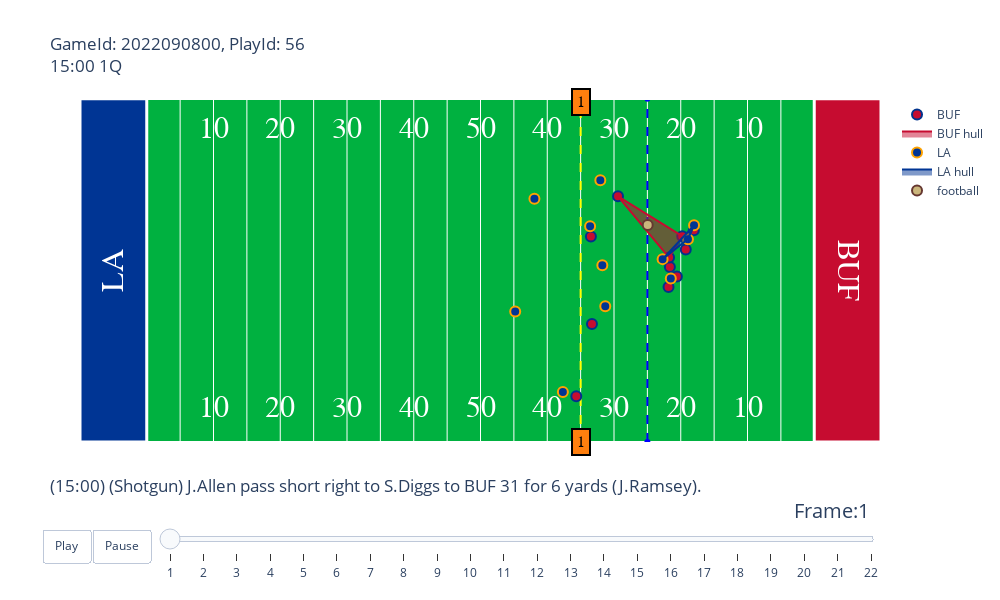

Source (notebook cell):
### Code cell
animate_play(games_df,week_1,play_df,players_df,2022090800,56,hull=True)

### Figure 1 — Plotly figure (JSON) as saved in the notebook; plotly's stock layout.template omitted (floating-point values rounded to 4 significant figures)
{"data": [{"hoverinfo": "none", "mode": "text", "showlegend": false, "text": ["10", "20", "30", "40", "50", "40", "30", "20", "10"], "textfont": {"color": "#ffffff", "family": "Courier New, monospace", "size": 30}, "type": "scatter", "x": [20, 30, 40, 50, 60, 70, 80, 90, 100], "y": [5, 5, 5, 5, 5, 5, 5, 5, 5]}, {"hoverinfo": "none", "mode": "text", "showlegend": false, "text": ["10", "20", "30", "40", "50", "40", "30", "20", "10"], "textfont": {"color": "#ffffff", "family": "Courier New, monospace", "size": 30}, "type": "scatter", "x": [20, 30, 40, 50, 60, 70, 80, 90, 100], "y": [48.5, 48.5, 48.5, 48.5, 48.5, 48.5, 48.5, 48.5, 48.5]}, {"hoverinfo": "none", "line": {"color": "blue", "dash": "dash"}, "showlegend": false, "type": "scatter", "x": [85, 85], "y": [0, 53.5]}, {"hoverinfo": "none", "line": {"color": "yellow", "dash": "dash"}, "showlegend": false, "type": "scatter", "x": [75, 75], "y": [0, 53.5]}, {"fill": "toself", "fillcolor": "#003594", "hoverinfo": "skip", "line": {"color": "white", "width": 3}, "mode": "lines", "opacity": 1, "showlegend": false, "type": "scatter", "x": [0, 0, 10, 10, 0], "y": [0, 53.5, 53.5, 0, 0]}, {"fill": "toself", "fillcolor": "#C60C30", "hoverinfo": "skip", "line": {"color": "white", "width": 3}, "mode": "lines", "opacity": 1, "showlegend": false, "type": "scatter", "x": [110, 110, 120, 120, 110], "y": [0, 53.5, 53.5, 0, 0]}, {"hoverinfo": "text", "hovertext": ["nflId:35472<br>displayName:Rodger Saffold<br>Player Speed:3.624 MPH", "nflId:42392<br>displayName:Mitch Morse<br>Player Speed:1.499 MPH", "nflId:42489<br>displayName:Stefon Diggs<br>Player Speed:13.936 MPH", "nflId:44875<br>displayName:Dion Dawkins<br>Player Speed:4.228 MPH", "nflId:44985<br>displayName:Isaiah McKenzie<br>Player Speed:10.715 MPH", "nflId:46076<br>displayName:Josh Allen<br>Player Speed:0.649 MPH", "nflId:47857<br>displayName:Devin Singletary<br>Player Speed:4.34 MPH", "nflId:47879<br>displayName:Dawson Knox<br>Player Speed:13.645 MPH", "nflId:48512<br>displayName:Ryan Bates<br>Player Speed:6.196 MPH", "nflId:52536<br>displayName:Gabe Davis<br>Player Speed:17.694 MPH", "nflId:53522<br>displayName:Spencer Brown<br>Player Speed:5.369 MPH"], "marker": {"color": "#C60C30", "line": {"color": "#00338D", "width": 2}, "size": 10}, "mode": "markers", "name": "BUF", "type": "scatter", "x": [88.37, 88.25, 80.6, 89.42, 76.7, 90.75, 88.17, 76.54, 90.22, 74.35, 91.96], "y": [27.27, 28.74, 38.29, 25.81, 18.39, 30.01, 24.17, 32.03, 32.08, 7.14, 33.01]}, {"fill": "toself", "hoverinfo": "text", "marker": {"color": "#C60C30", "line": {"color": "#00338D", "width": 2}, "size": 10}, "mode": "lines", "name": "BUF hull", "type": "scatter", "x": [90.22, 80.6, 88.25, 90.22], "y": [32.08, 38.29, 28.74, 32.08]}, {"hoverinfo": "text", "hovertext": ["nflId:38577<br>displayName:Bobby Wagner<br>Player Speed:2.774 MPH", "nflId:41239<br>displayName:Aaron Donald<br>Player Speed:8.746 MPH", "nflId:42816<br>displayName:Troy Hill<br>Player Speed:9.753 MPH", "nflId:43294<br>displayName:Jalen Ramsey<br>Player Speed:12.303 MPH", "nflId:43298<br>displayName:Leonard Floyd<br>Player Speed:4.161 MPH", "nflId:43335<br>displayName:A'Shawn Robinson<br>Player Speed:2.438 MPH", "nflId:47844<br>displayName:Taylor Rapp<br>Player Speed:3.154 MPH", "nflId:47917<br>displayName:Greg Gaines<br>Player Speed:3.959 MPH", "nflId:48026<br>displayName:Nick Scott<br>Player Speed:7.65 MPH", "nflId:52607<br>displayName:Jordan Fuller<br>Player Speed:6.554 MPH", "nflId:53532<br>displayName:Ernest Jones<br>Player Speed:2.036 MPH"], "marker": {"color": "#003594", "line": {"color": "#FFA300", "width": 2}, "size": 10}, "mode": "markers", "name": "LA", "type": "scatter", "x": [78.25, 91.08, 72.34, 77.95, 91.99, 88.51, 78.69, 87.28, 65.2, 68.08, 76.42], "y": [27.53, 31.61, 7.81, 40.78, 33.78, 25.47, 21.15, 28.5, 20.33, 37.91, 33.64]}, {"fill": "toself", "hoverinfo": "text", "marker": {"color": "#003594", "line": {"color": "#FFA300", "width": 2}, "size": 10}, "mode": "lines", "name": "LA hull", "type": "scatter", "x": [91.99, 87.28, 91.08, 91.99], "y": [33.78, 28.5, 31.61, 33.78]}, {"hoverinfo": "none", "marker": {"color": "#CBB67C", "line": {"color": "#663831", "width": 2}, "size": 10}, "mode": "markers", "name": "football", "type": "scatter", "x": [85.05], "y": [33.81]}], "layout": {"annotations": [{"align": "center", "bgcolor": "#ff7f0e", "bordercolor": "black", "borderpad": 4, "borderwidth": 2, "font": {"color": "black", "family": "Courier New, monospace", "size": 16}, "opacity": 1, "showarrow": false, "text": "1", "x": 75, "y": 0}, {"align": "center", "bgcolor": "#ff7f0e", "bordercolor": "black", "borderpad": 4, "borderwidth": 2, "font": {"color": "black", "family": "Courier New, monospace", "size": 16}, "opacity": 1, "showarrow": false, "text": "1", "x": 75, "y": 53}, {"font": {"color": "White", "family": "Courier New, monospace", "size": 32}, "showarrow": false, "text": "LA", "textangle": -90, "x": 5, "y": 26.75}, {"font": {"color": "White", "family": "Courier New, monospace", "size": 32}, "showarrow": false, "text": "BUF", "textangle": 90, "x": 115, "y": 26.75}], "autosize": false, "height": 600, "plot_bgcolor": "#00B140", "sliders": [{"active": 0, "currentvalue": {"font": {"size": 20}, "prefix": "Frame:", "visible": true, "xanchor": "right"}, "len": 0.9, "pad": {"b": 10, "t": 50}, "steps": [{"args": [[1], {"frame": {"duration": 100, "redraw": false}, "mode": "immediate", "transition": {"duration": 0}}], "label": "1", "method": "animate"}, {"args": [[2], {"frame": {"duration": 100, "redraw": false}, "mode": "immediate", "transition": {"duration": 0}}], "label": "2", "method": "animate"}, {"args": [[3], {"frame": {"duration": 100, "redraw": false}, "mode": "immediate", "transition": {"duration": 0}}], "label": "3", "method": "animate"}, {"args": [[4], {"frame": {"duration": 100, "redraw": false}, "mode": "immediate", "transition": {"duration": 0}}], "label": "4", "method": "animate"}, {"args": [[5], {"frame": {"duration": 100, "redraw": false}, "mode": "immediate", "transition": {"duration": 0}}], "label": "5", "method": "animate"}, {"args": [[6], {"frame": {"duration": 100, "redraw": false}, "mode": "immediate", "transition": {"duration": 0}}], "label": "6", "method": "animate"}, {"args": [[7], {"frame": {"duration": 100, "redraw": false}, "mode": "immediate", "transition": {"duration": 0}}], "label": "7", "method": "animate"}, {"args": [[8], {"frame": {"duration": 100, "redraw": false}, "mode": "immediate", "transition": {"duration": 0}}], "label": "8", "method": "animate"}, {"args": [[9], {"frame": {"duration": 100, "redraw": false}, "mode": "immediate", "transition": {"duration": 0}}], "label": "9", "method": "animate"}, {"args": [[10], {"frame": {"duration": 100, "redraw": false}, "mode": "immediate", "transition": {"duration": 0}}], "label": "10", "method": "animate"}, {"args": [[11], {"frame": {"duration": 100, "redraw": false}, "mode": "immediate", "transition": {"duration": 0}}], "label": "11", "method": "animate"}, {"args": [[12], {"frame": {"duration": 100, "redraw": false}, "mode": "immediate", "transition": {"duration": 0}}], "label": "12", "method": "animate"}, {"args": [[13], {"frame": {"duration": 100, "redraw": false}, "mode": "immediate", "transition": {"duration": 0}}], "label": "13", "method": "animate"}, {"args": [[14], {"frame": {"duration": 100, "redraw": false}, "mode": "immediate", "transition": {"duration": 0}}], "label": "14", "method": "animate"}, {"args": [[15], {"frame": {"duration": 100, "redraw": false}, "mode": "immediate", "transition": {"duration": 0}}], "label": "15", "method": "animate"}, {"args": [[16], {"frame": {"duration": 100, "redraw": false}, "mode": "immediate", "transition": {"duration": 0}}], "label": "16", "method": "animate"}, {"args": [[17], {"frame": {"duration": 100, "redraw": false}, "mode": "immediate", "transition": {"duration": 0}}], "label": "17", "method": "animate"}, {"args": [[18], {"frame": {"duration": 100, "redraw": false}, "mode": "immediate", "transition": {"duration": 0}}], "label": "18", "method": "animate"}, {"args": [[19], {"frame": {"duration": 100, "redraw": false}, "mode": "immediate", "transition": {"duration": 0}}], "label": "19", "method": "animate"}, {"args": [[20], {"frame": {"duration": 100, "redraw": false}, "mode": "immediate", "transition": {"duration": 0}}], "label": "20", "method": "animate"}, {"args": [[21], {"frame": {"duration": 100, "redraw": false}, "mode": "immediate", "transition": {"duration": 0}}], "label": "21", "method": "animate"}, {"args": [[22], {"frame": {"duration": 100, "redraw": false}, "mode": "immediate", "transition": {"duration": 0}}], "label": "22", "method": "animate"}], "transition": {"duration": 300, "easing": "cubic-in-out"}, "x": 0.1, "xanchor": "left", "y": 0, "yanchor": "top"}], "title": {"text": "GameId: 2022090800, PlayId: 56<br>15:00 1Q<br><br><br><br><br><br><br><br><br><br><br><br><br><br><br><br><br><br><br>(15:00) (Shotgun) J.Allen pass short right to S.Diggs to BUF 31 for 6 yards (J.Ramsey)."}, "updatemenus": [{"buttons": [{"args": [null, {"frame": {"duration": 100, "redraw": false}, "fromcurrent": true, "transition": {"duration": 0}}], "label": "Play", "method": "animate"}, {"args": [[null], {"frame": {"duration": 0, "redraw": false}, "mode": "immediate", "transition": {"duration": 0}}], "label": "Pause", "method": "animate"}], "direction": "left", "pad": {"r": 10, "t": 87}, "showactive": false, "type": "buttons", "x": 0.1, "xanchor": "right", "y": 0, "yanchor": "top"}], "width": 1000, "xaxis": {"autorange": false, "range": [0, 120], "showticklabels": false, "tickmode": "array", "tickvals": [10, 15, 20, 25, 30, 35, 40, 45, 50, 55, 60, 65, 70, 75, 80, 85, 90, 95, 100, 105, 110]}, "yaxis": {"autorange": false, "range": [0, 53.3], "showgrid": false, "showticklabels": false}}}
